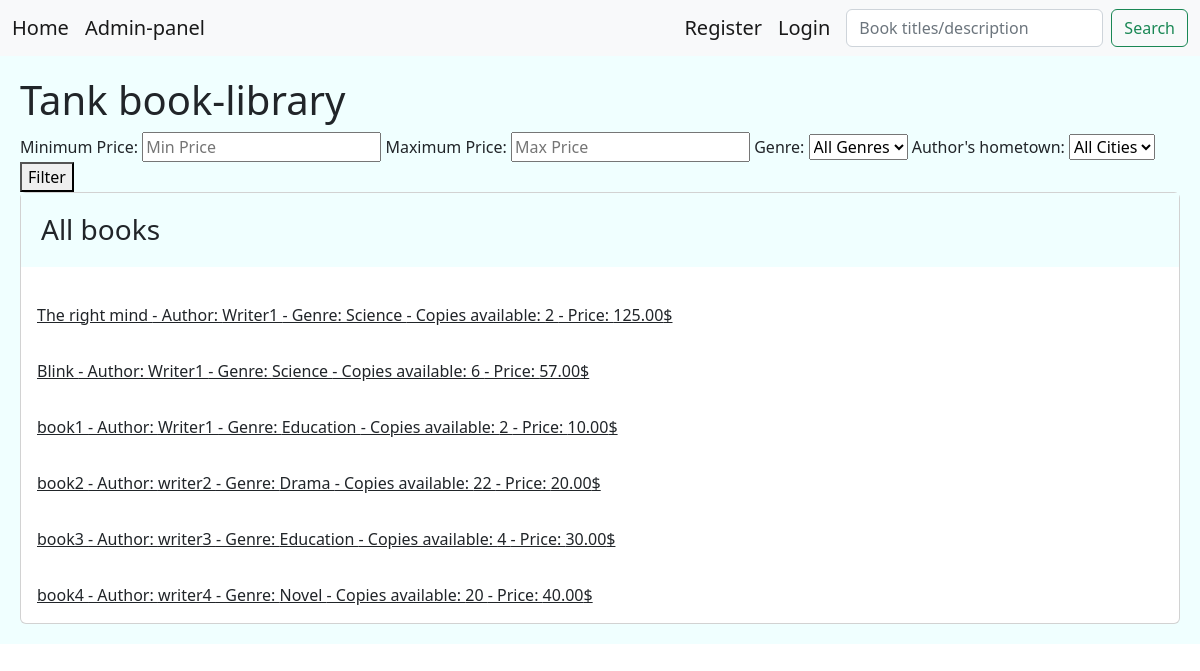
The app's page /, older data.
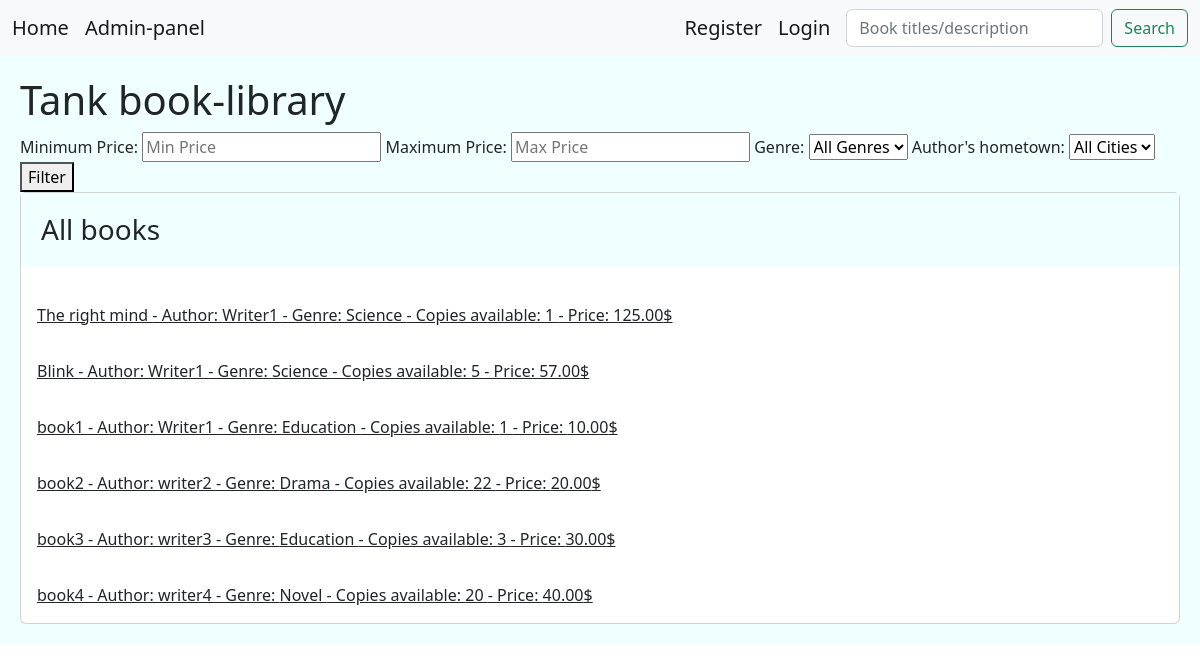
The same page, newer data.
### library/models.py (models this page shows, shortened)
class Books(models.Model):
    title = models.CharField(max_length=100)
    description = models.TextField(null=True)
    price = models.DecimalField(max_digits=6 , decimal_places=2, default=0.00)
    shabak = models.CharField(max_length=150,null=True)
    copies_available = models.PositiveIntegerField(default=4)
    genre = models.ForeignKey('Genre', on_delete=models.SET_NULL, null=True)
    author = models.ForeignKey('Author', on_delete=models.SET_NULL, null=True)

class Author(models.Model):
    author = models.CharField(max_length=150,null=True)
    born_city = models.CharField(max_length=200, null=True)
    def __str__(self):
        return self.author

class Genre(models.Model):
    genre = models.CharField(max_length=50,null=True)
    def __str__(self):
        return self.genre

### library/views.py (the view)
# urls.py: path('',views.HomePage.as_view(), name='home'),
class HomePage(View):
    def get(self, request):
        min_price = request.GET.get('min_price')
        max_price = request.GET.get('max_price')
        genre_id = request.GET.get('genre_id')
        born_city = request.GET.get('born_city')
        page_number = request.GET.get('page')
        books = Books.objects.all()
        paginator = Paginator(books, 10)
        template_page = paginator.get_page(page_number) #we send this to our template for pagination
        if born_city:
            books = books.filter(author__born_city=born_city)
        if min_price and max_price:
            books = books.filter(price__range=(min_price, max_price))
        if genre_id:
            books = books.filter(genre__id=genre_id)
        return render(request, 'main.html', {'books': books})

### templates/main.html (shortened to what this page needs)
<!DOCTYPE html>
<html lang="en">
<head>
    <link href="https://cdn.jsdelivr.net/npm/bootstrap@5.2.0-beta1/dist/css/bootstrap.min.css" rel="stylesheet">
</head>
<body>
{% include 'include/navbar.html' %}
<div class="jumbotron">
    {% block content %} <H1> Tank book-library </H1>
    <form method="GET" action="{% url 'library:home' %}">
        <label for="min_price">Minimum Price:</label>
        <input type="text" id="min_price" name="min_price" placeholder="Min Price">
        <label for="max_price">Maximum Price:</label>
        <input type="text" id="max_price" name="max_price" placeholder="Max Price">
        <label for="genre_id">Genre:</label>
        <select name="genre_id">
          <option value="">All Genres</option>
        </select>
        <label for="born_city">Author's hometown:</label>
        <select name="born_city">
          <option value="">All Cities</option>
        </select>
        <button type="submit">Filter</button>
      </form>
    <div class="card">
        <h3 class="card-title jumbotron">All books</h3>
        {% for i in books %}
        <a class="card-body" href="{% url 'library:borrow' i.id  %}" >{{i.title}}
           - Author: {{i.author}} - Genre: {{i.genre}} - Copies available: {{i.copies_available}} - Price: {{i.price}}$</a>
        {% endfor %}
        {% endblock %}
</div>
</body>
</html>

Row changes from the older to the newer data that the page shows:
changed Books "The right mind": copies_available "2" → "1"
changed Books "Blink": copies_available "6" → "5"
changed Books "book1": copies_available "2" → "1"
changed Books "book3": copies_available "4" → "3"
